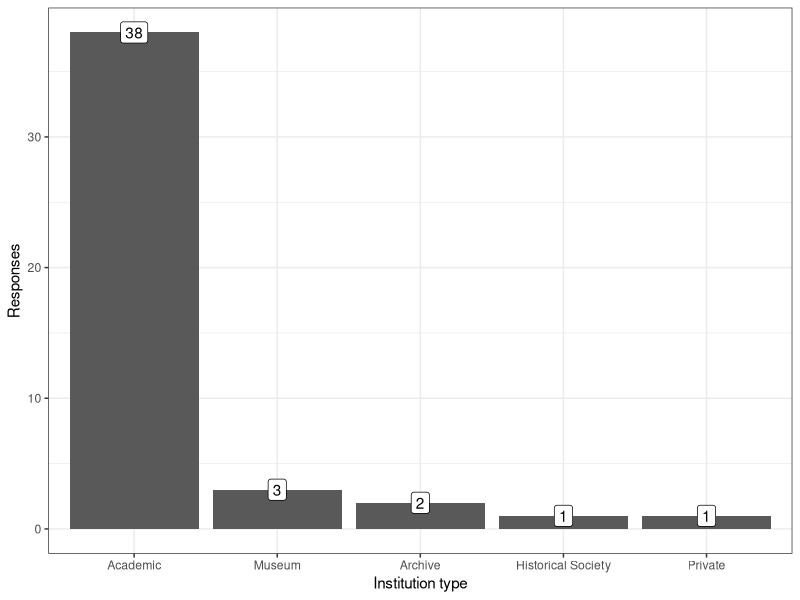
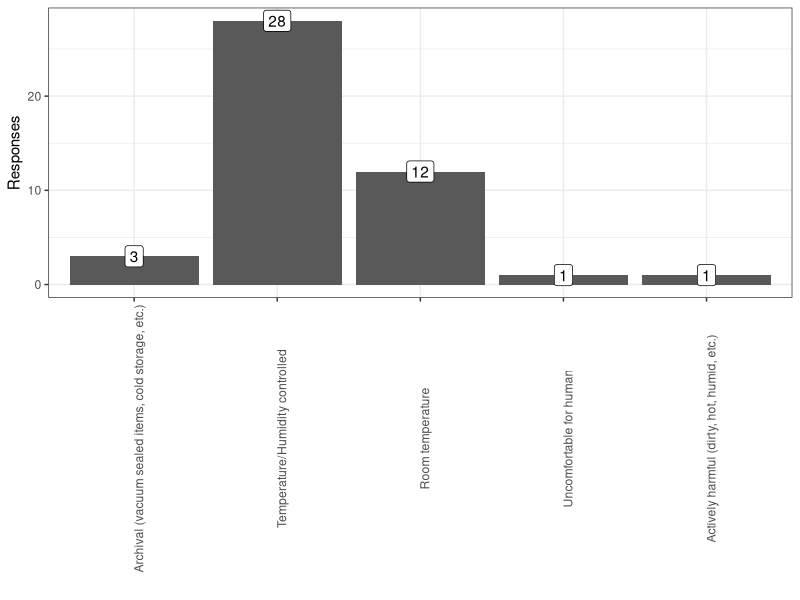
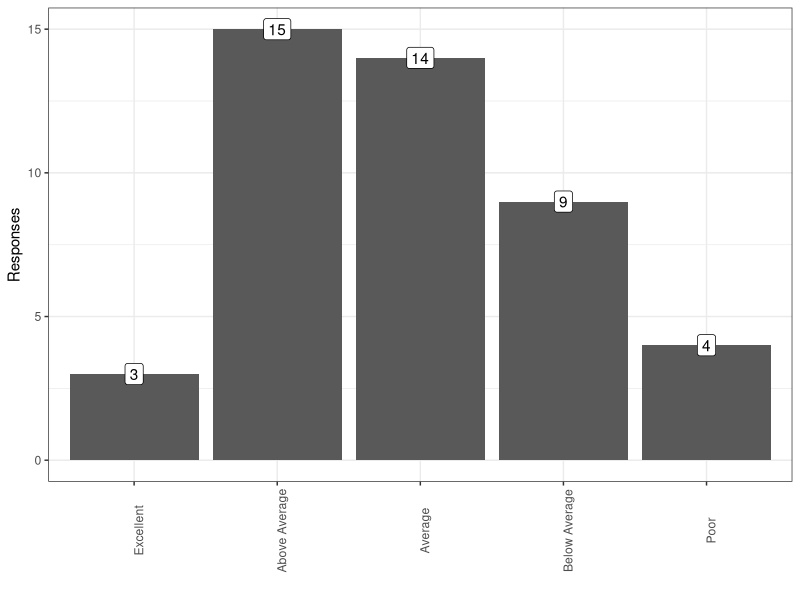
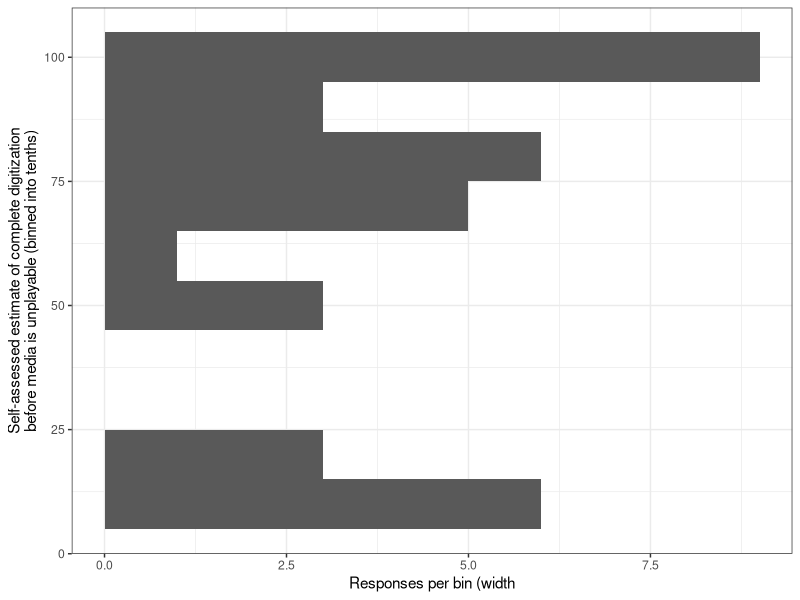
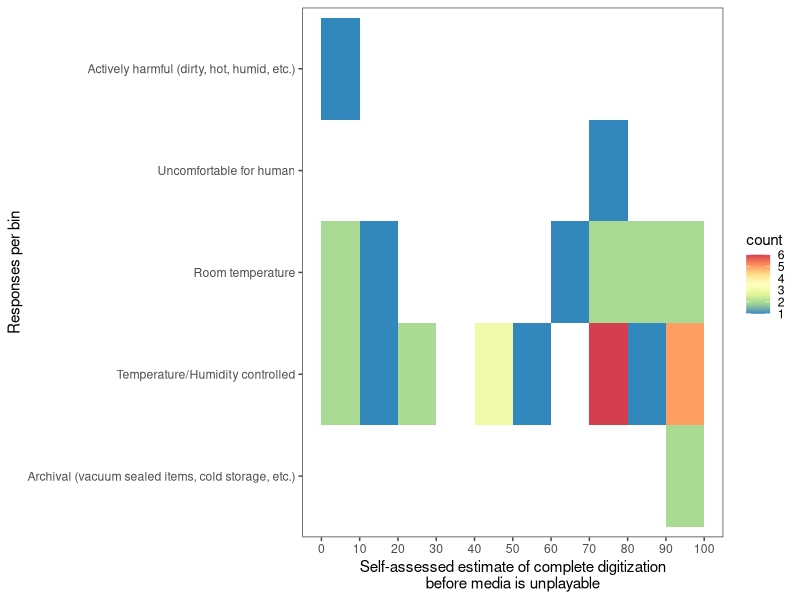
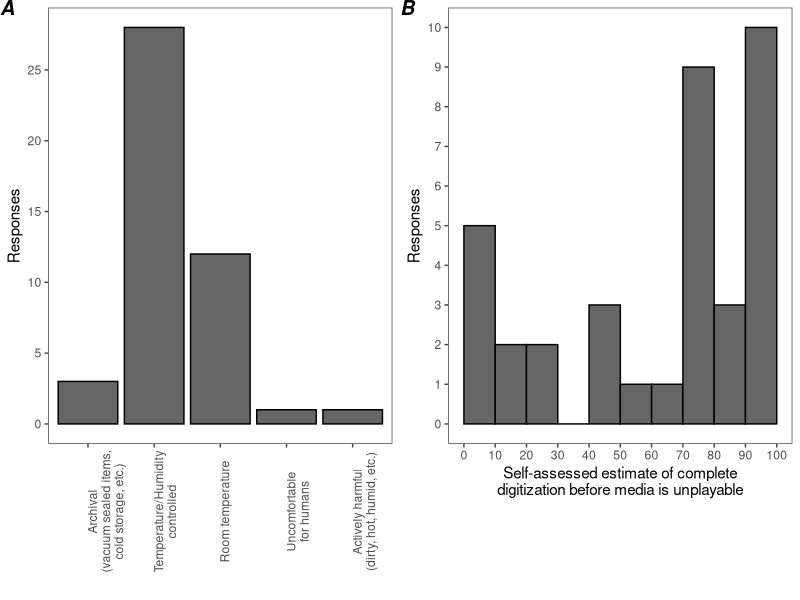
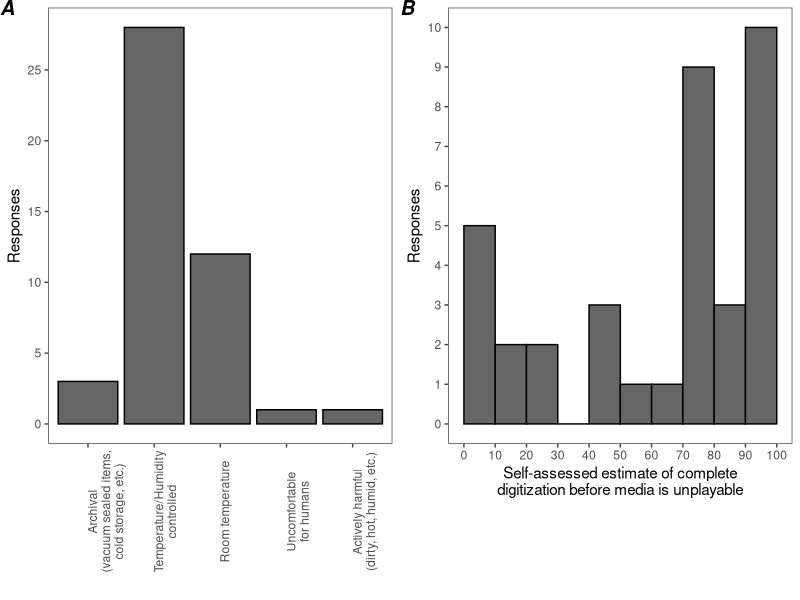
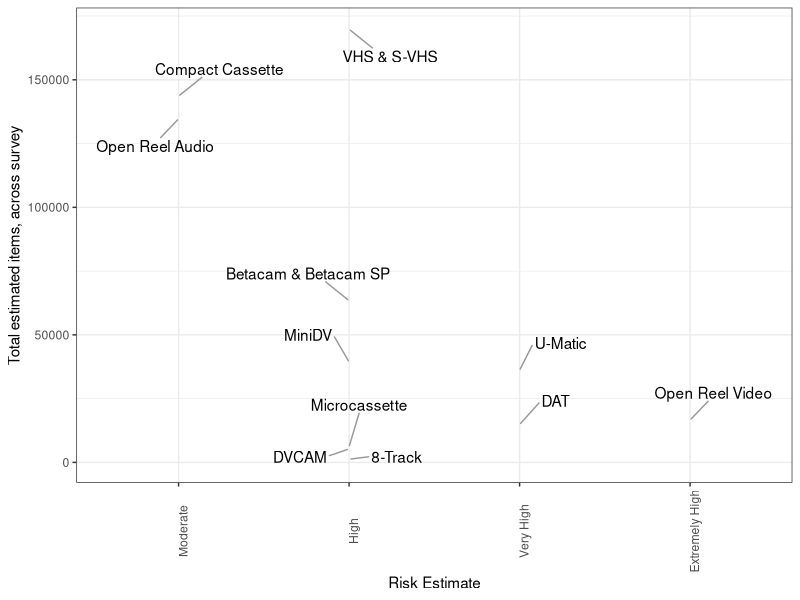

The R script that drew these images, in order: (Note: this script raises an error after producing the figures.)
## ---- chunk 1
# This is to just globally mute a lot of messages and errors
knitr::opts_chunk$set(echo=F,message=F,error=T,warning=F)
## ---- chunk 2
library(tidyverse)
library(ggrepel)
library(egg)
library(ComplexHeatmap)
library(circlize)
## ---- chunk 3
raw_datar <- read_csv("survey_data_2019.csv" ,
    col_names=c(
        "Key","State","InstitutionType","TotalItems",
        "StorageConditions",
        "Unstructured_StorageHistory",
        "Unstructured_CompletionEstimate",
        "PercentDigitizedBeforeUnplayable",
        "PracticeSelfAssesment",
        "Percentage_Open Reel Video","Percentage_U-Matic","Percentage_Betamax",
        "Percentage_VHS & S-VHS","Percentage_Betacam & Betacam SP",
        "Percentage_Video 8 & Hi8","Percentage_D2","Percentage_D3",
        "Percentage_DVCAM","Percentage_MiniDV","Percentage_DVCPro",
        "Percentage_Digital 8","Percentage_Open Reel Audio",
        "Percentage_Compact Cassette","Percentage_Microcassette",
        "Percentage_DAT","Percentage_DTRS","Percentage_F-1","Percentage_DCC",
        "Percentage_8-Track","Percentage_Other"),
    skip=1
    ) %>%
    mutate(PercentDigitizedBeforeUnplayable=sub("%","",
            PercentDigitizedBeforeUnplayable)
        )
all_responses <- raw_datar

risk_factors <- read_tsv("risk_assesment.tsv") %>%
    mutate(Risk=factor(Risk,
            levels=c("Low","Moderate","High","Very High","Extremely High")
        )   ) 

tdatar <- all_responses %>%
    gather(Format,Percentage,starts_with("Percentage_")) %>%
    mutate(Percentage=as.numeric(sub("%","",Percentage))) %>%
    mutate(EstItemCount=TotalItems*Percentage/100) %>%
    mutate(FormatName=sub("Percentage_","",Format)) %>% 
    left_join(risk_factors%>%rename(FormatName=Format),by="FormatName")
## ---- chunk 4
all_responses %>%
    {
    ggplot(.)+theme_bw()+
    aes(x=InstitutionType)+
    geom_bar()+
    scale_x_discrete(limits=names(sort(table(.$InstitutionType),decreasing=T)))+
    geom_label(aes(label=..count..,y=..count..),stat="count")+
    xlab("Institution type")+
    ylab("Responses")
    }
## ---- chunk 5
all_responses %>%
    filter(!is.na(StorageConditions)) %>%
    {
    ggplot(.)+theme_bw()+
    aes(x=StorageConditions)+
    geom_bar()+
    scale_x_discrete(limits=c(
            "Archival (vacuum sealed items, cold storage, etc.)",
            "Temperature/Humidity controlled",
            "Room temperature",
            "Uncomfortable for human",
            "Actively harmful (dirty, hot, humid, etc.)"
            )
        )+
    geom_label(aes(label=..count..,y=..count..),stat="count")+
    theme(axis.text.x=element_text(angle=90))+
    xlab("")+
    ylab("Responses")
    }
## ---- chunk 6
all_responses %>%
    filter(!is.na(PracticeSelfAssesment)) %>%
    {
    ggplot(.)+theme_bw()+
    aes(x=PracticeSelfAssesment)+
    geom_bar()+
    scale_x_discrete(limits=c(
            "Excellent",
            "Above Average",
            "Average",
            "Below Average",
            "Poor"
            )
        )+
    geom_label(aes(label=..count..,y=..count..),stat="count")+
    theme(axis.text.x=element_text(angle=90))+
    xlab("")+
    ylab("Responses")
    }
## ---- chunk 7
all_responses %>%
    filter(!is.na(PercentDigitizedBeforeUnplayable)) %>%
    {
    ggplot(.)+theme_bw()+
    aes(x=as.numeric(PercentDigitizedBeforeUnplayable))+
    stat_bin(binwidth=10,geom="bar")+
    xlab("Self-assessed estimate of complete digitization\nbefore media is unplayable (binned into tenths)")+
    ylab("Responses per bin (width")+
    coord_flip()
    }
## ---- chunk 8
g_storage_vs_complete <- all_responses %>%
    filter(!is.na(StorageConditions)) %>%
    filter(!is.na(PercentDigitizedBeforeUnplayable)) %>%
    {
    ggplot(.)+
    theme_article()+scale_fill_distiller(palette="Spectral")+
    aes(x=as.numeric(PercentDigitizedBeforeUnplayable),y=StorageConditions)+
    scale_y_discrete(limits=c(
            "Archival (vacuum sealed items, cold storage, etc.)",
            "Temperature/Humidity controlled",
            "Room temperature",
            "Uncomfortable for human",
            "Actively harmful (dirty, hot, humid, etc.)"
            )
        )+
    stat_bin2d(binwidth=c(10,1))+
    xlab("Self-assessed estimate of complete digitization\nbefore media is unplayable")+
    ylab("Responses per bin")+
    scale_x_continuous(breaks=seq(0,100,10))
    }
g_storage_vs_complete
## ---- chunk 9

g_storage <- all_responses %>%
    filter(!is.na(StorageConditions)) %>%
    {
    ggplot(.)+theme_article()+
    aes(x=StorageConditions)+
    scale_x_discrete(limits=c(
            "Archival (vacuum sealed items, cold storage, etc.)",
            "Temperature/Humidity controlled",
            "Room temperature",
            "Uncomfortable for human",
            "Actively harmful (dirty, hot, humid, etc.)"
            ),
            labels=c(
            "Archival\n(vacuum sealed items,\ncold storage, etc.)",
            "Temperature/Humidity\ncontrolled",
            "Room temperature",
            "Uncomfortable\nfor humans",
            "Actively harmful\n(dirty, hot, humid, etc.)"
            )
        )+
    geom_bar(fill="grey40",color="black")+
    #geom_label(aes(label=..count..,y=..count..),stat="count")+
    scale_y_continuous(breaks=seq(0,40,5))+
    theme(axis.text.x=element_text(angle=90))+
    xlab("")+
    ylab("Responses")
    }
g_complete <- all_responses %>%
    filter(!is.na(PercentDigitizedBeforeUnplayable)) %>%
    {
    ggplot(.)+theme_article()+
    aes(x=as.numeric(PercentDigitizedBeforeUnplayable))+
    stat_bin(binwidth=10,center=5,geom="bar",fill="grey40",color="black")+
    xlab("Self-assessed estimate of complete\ndigitization before media is unplayable")+
    ylab("Responses")+
    scale_x_continuous(breaks=seq(0,100,10))+
    scale_y_continuous(breaks=seq(0,10,1))
    }
g_both <- ggarrange(g_storage,g_complete,nrow=1,labels=c("A","B"))
g_both

ggsave("storageConditions_and_completionEstimate.svg",g_both,width=6,height=4)
ggsave("storageConditions_and_completionEstimate.png",g_both,width=6,height=4)
## ---- chunk 10
g <- tdatar %>% 
    group_by(FormatName,Risk) %>%
    summarize(EstTotal=sum(EstItemCount,na.rm=T)) %>%
    filter(!is.na(Risk)) %>%
    filter(EstTotal>0) %>%
    ggplot()+
    theme_bw()+
    aes(x=Risk,y=EstTotal,label=FormatName)+
    geom_text_repel(box.padding=1,segment.color="grey60")+
    theme(axis.text.x=element_text(angle=90))+
    ylab("Total estimated items, across survey")+
    xlab("Risk Estimate")
g

g+geom_dotplot(binaxis="y",stackdir="center",binwidth=3e3)

g+geom_dotplot(binaxis="y",stackdir="center",binwidth=0.05)+
    scale_y_log10(labels=function(x){formatC(x,big.mark=",",format="d")},
        breaks=c(500+0.5,1e3,2e3,5e3+0.5,1e4,2e4,5e4+1,1e5,2e5))

ggsave("risk_and_totals_log.png",g+
    geom_dotplot(binaxis="y",stackdir="center",binwidth=0.05)+
    scale_y_log10(labels=function(x){formatC(x,big.mark=",",format="d")},
        breaks=c(500+0.5,1e3,2e3,5e3+0.5,1e4,2e4,5e4+1,1e5,2e5)),
    width=6,height=6)
ggsave("risk_and_totals_log.svg",g+
    geom_dotplot(binaxis="y",stackdir="center",binwidth=0.05)+
    scale_y_log10(labels=function(x){formatC(x,big.mark=",",format="d")},
        breaks=c(500+0.5,1e3,2e3,5e3+0.5,1e4,2e4,5e4+1,1e5,2e5)),
    width=6,height=6)

ggsave("risk_and_totals.png", g+
    scale_y_continuous(labels=function(x){formatC(x,big.mark=",",format="d")},
        breaks=seq(0,2e5,2e4),limits=c(-2e4,NA))+
        geom_dotplot(binaxis="y",stackdir="center",binwidth=3e3),
    width=6,height=6)
ggsave("risk_and_totals.svg", g+
    scale_y_continuous(labels=function(x){formatC(x,big.mark=",",format="d")},
        breaks=seq(0,2e5,2e4),limits=c(-2e4,NA))+
        geom_dotplot(binaxis="y",stackdir="center",binwidth=3e3) ,
    width=6,height=6)

## ---- chunk 11

g <- tdatar %>% 
    {
    ggplot(.)+
    theme_bw()+
    aes(x=FormatName,y=EstItemCount)+
    geom_boxplot(outlier.alpha=0,color="grey50")+
    geom_dotplot(binaxis="y",stackdir="center",dotsize=1.0,alpha=1.0,binwidth=0.05)+
    scale_y_log10(labels=function(x){formatC(x,big.mark=",",format="d")})+
    scale_x_discrete(
        limits=group_by(.,FormatName)%>%
            summarize(z=sum(EstItemCount,na.rm=T))%>%
            arrange(-z)%>%pull(FormatName)
        )+
    theme(axis.text.x=element_text(angle=90))+
    ylab("Each respondent's estimated items per format")+
    xlab("")
    }
g
ggsave("items_per_respondent.png",g,width=6,height=5)
ggsave("items_per_respondent.svg",g,width=6,height=5)

## ---- chunk 12
library(gplots)

heatmap_datar_counts <- tdatar %>% 
    filter(EstItemCount>0) %>%
    select(Key,State,InstitutionType,TotalItems,
        PercentDigitizedBeforeUnplayable,FormatName,EstItemCount) %>%
    spread(FormatName,EstItemCount,fill=0) %>%
    arrange(-as.numeric(PercentDigitizedBeforeUnplayable))
heatmap_datar_counts%>%pull(PercentDigitizedBeforeUnplayable)

counts_matrix <- as.matrix(log10(heatmap_datar_counts[,-c(1,2,3,4,5)]+1))

#risk_palette <- 
#    rev(colorRampPalette(brewer.pal(n=9,name="Spectral"))(
#        length(levels(risk_factors$Risk))
#    ))[
#        tibble(Format=colnames(heatmap_datar_counts)[
#                6:ncol(heatmap_datar_counts)]
#            )%>%    
#            left_join(risk_factors,by="Format")%>%pull(Risk)
#        ] 

# Thanks colorbrewer2 website!
colorz <- setNames(c('#ffffb2','#fecc5c','#fd8d3c','#f03b20','#bd0026'),
        levels(risk_factors$Risk))
risk_palette <- colorz[
        tibble(Format=colnames(heatmap_datar_counts)[
                6:ncol(heatmap_datar_counts)]
            )%>%    
            left_join(risk_factors,by="Format")%>%pull(Risk)
        ] 
k <- data.frame(fill=colorz[levels(risk_factors$Risk)],y=levels(risk_factors$Risk)) %>%
    ggplot()+theme_classic()+
    aes(fill=y,x=1,y=y)+
    scale_fill_manual("Risk",values=colorz)+
    scale_y_discrete(limits=levels(risk_factors$Risk))+
    guides(fill=F)+
    geom_tile()+
    theme(axis.text.x=element_blank(),axis.ticks=element_blank(),
        axis.line=element_blank())+
    ylab("")+xlab("")
k
ggsave("heatmap_key.png",k,width=3,height=2)

tickfunc <- function() {
            breaks <- 10^seq(1,5,0.1)
            which_ones <- c(11,21,31,41)
            return(list(
                at=parent.frame()$scale01(log10(breaks[which_ones])),
                labels=formatC(breaks[which_ones],big.mark=",",format="d")
                ))
           }


svg("magnetic_heatmap_ordered_by_chance_completion_at_top.svg",width=6,height=6)
heatmap.2(counts_matrix,
    key.xlab="Estimated Items",
    col=colorRampPalette(brewer.pal(n=9,name="PuBuGn"))(100),
    ColSideColors=risk_palette,
    margins=c(08,5),
    labRow=ifelse(!is.na(heatmap_datar_counts$PercentDigitizedBeforeUnplayable),
        paste0(heatmap_datar_counts$PercentDigitizedBeforeUnplayable,"%"),"no data"),
    srtCol=45,
    density.info="none",
    trace="none",
    dendrogram="col",
    Rowv=F,
    reorderfun=function(d, w) rev(reorder(d, w, agglo.FUN = mean)),
    ylab="Respondent, ordered by estimated completion",
    key.xtickfun=tickfunc
    )
dev.off()

svg("magnetic_heatmap_clustered_rows.svg",width=6,height=6)
heatmap.2(counts_matrix,
    key.xlab="Estimated Items",
    col=colorRampPalette(brewer.pal(n=9,name="PuBuGn"))(100),
    ColSideColors=risk_palette,
    margins=c(08,5),
    labRow=ifelse(!is.na(heatmap_datar_counts$PercentDigitizedBeforeUnplayable),
        paste0(heatmap_datar_counts$PercentDigitizedBeforeUnplayable,"%"),"no data"),
    srtCol=45,
    density.info="none",
    trace="none",
    dendrogram="both",
    reorderfun=function(d, w) rev(reorder(d, w, agglo.FUN = mean)),
    ylab="Respondent",
    key.xtickfun=tickfunc
    )
dev.off()


library(RColorBrewer)


## ---- chunk 13
library(seriation)

seriation_of_matrix <- seriate(as.matrix(log10(heatmap_datar_counts[,-c(1,2,3,4)]+1)))
#, method = "BEA_TSP")

heatmap_datar_counts <- tdatar %>% 
    filter(EstItemCount>0) %>%
    select(Key,State,InstitutionType,TotalItems,FormatName,EstItemCount) %>%
    spread(FormatName,EstItemCount,fill=0)

counts_valz <- log10(unlist(heatmap_datar_counts[,-c(1,2,3,4)])+1)

col_ann <- risk_factors %>% rename(FormatName=Format) %>% as.data.frame()
rownames(col_ann) <- col_ann[[1]]
col_ann <- col_ann %>% select(-FormatName) %>% rename(`Format Risk`=Risk)

risk_annotation <- HeatmapAnnotation(
    `Format Risk`=col_ann$`Format Risk`,
    col=list(`Format Risk`=c(
            `Extremely High`="#7b3294",`Very High`="#c2a5cf",
            `High`="#a6dba0",`Moderate`="#008837"
    )   )   )
the_heatmap <- Heatmap(
    log10(heatmap_datar_counts[,-c(1,2,3,4)]+1),
    top_annotation=risk_annotation,
    col=colorRamp2(
        c(min(counts_valz),median(counts_valz),max(counts_valz)),
        c("#ffffff", "#fefefe", "#000000")
        ),
    heatmap_legend_param = list(
        title="Item counts", 
        at=log10(c(10+1,1000+1,1e4+1,5e4+1)),
        labels=c(10,1000,1e4,5e4),
        legend_height = unit(6, "cm"),
        heatmap_legend_side="bottom"
        ),
    row_order=get_order(seriation_of_matrix,1),
    column_order=get_order(seriation_of_matrix,2)
    )
ht_list <- the_heatmap 
g <- draw(ht_list, heatmap_legend_side = "right", annotation_legend_side = "right")
## ---- chunk 14
heatmap_datar_frac <- tdatar %>% 
    filter(EstItemCount>0) %>%
    select(Key,State,InstitutionType,TotalItems,FormatName,Percentage) %>%
    mutate(Fraction=Percentage/100)%>%
    select(-Percentage) %>%
    spread(FormatName,Fraction,fill=0)

#TotalItems,StorageConditions,PercentDigitizedBeforeUnplayable,PracticeSelfAssessment,

frac_valz <- unlist(heatmap_datar_frac[,-c(1,2,3,4)])

col_ann <- risk_factors %>% rename(FormatName=Format) %>% as.data.frame()
rownames(col_ann) <- col_ann[[1]]
col_ann <- col_ann %>% select(-FormatName) %>% rename(`Format Risk`=Risk)

risk_annotation <- HeatmapAnnotation(
    `Format Risk`=col_ann$`Format Risk`,
    col=list(
        `Format Risk`=c(
            `Extremely High`="#7b3294",`Very High`="#c2a5cf",
            `High`="#a6dba0",`Moderate`="#008837"
            )
    )   )
the_heatmap <- Heatmap(
    log10(heatmap_datar_frac[,-c(1,2,3,4)]+.001),
    top_annotation=risk_annotation,
    col=colorRamp2(
        log10(c(min(frac_valz),median(frac_valz),max(frac_valz))+.001),
        c("#ffffff", "#fefefe", "#000000")
        ),
    heatmap_legend_param = list(
        title="Fraction of\ncollection", 
        at=log10(c(0,0.05,0.1,0.30)+0.001),
        labels=c("1%","5%","10%","30%"),
        legend_height = unit(6, "cm"),
        heatmap_legend_side="bottom"
        )
    )
ht_list <- the_heatmap 
g <- draw(ht_list, heatmap_legend_side = "right", annotation_legend_side = "right")



## ---- chunk 15
pca_datar <- tdatar %>% select(Key,TotalItems,FormatName,EstItemCount) %>%
    spread(FormatName,EstItemCount,fill=0)

matrix_by_inst <- as.matrix(pca_datar[,-c(1,2)])
rownames(matrix_by_inst) <- pca_datar[,1][[1]]
cluster_inst <- hclust(dist(scale(matrix_by_inst))) 
matrix_by_media <- t(as.matrix(pca_datar[,-c(1,2)]))
cluster_media <- hclust(dist(scale(matrix_by_media)))
## ---- chunk 16
pca_media <- prcomp(t(matrix_by_media[apply(matrix_by_media,1,sum)>0,]),center=T,scale=T)

media_pca_plot <- pca_media$rotation %>% 
    {bind_cols(tibble(Format=rownames(.)),as.tibble(.))} %>%
    select(Format,PC1,PC2,PC3,PC4,PC5,PC6) %>% 
    ggplot()+theme_bw()+
    aes(label=Format)+
    geom_point()+
    geom_label_repel()
media_pca_plot + aes(x=PC1,y=PC2)
## ---- chunk 17
media_pca_plot + aes(x=PC3,y=PC4)
## ---- chunk 18
pca_inst <- prcomp(t(matrix_by_inst[apply(matrix_by_inst,1,sum)>0,] ),center=T,scale=T)
percent_varz <- signif(pca_inst$sdev / sum(pca_inst$sdev) * 100,3)

filtered_mbi <- matrix_by_inst[apply(matrix_by_inst,1,sum)>0,]

pdatar <- pca_inst$rotation %>% 
    {bind_cols(tibble(Key=rownames(.)),as.tibble(.))} %>%
    select(Key,PC1,PC2,PC3,PC4,PC5,PC6) %>% 
    left_join(all_responses%>%mutate(Key=as.character(Key)),by="Key") 

inst_pca_plot <- pdatar %>%
    ggplot()+theme_bw()+
    aes(label=Key)+
    geom_point()+
    geom_label_repel()
pc12 <- inst_pca_plot+aes(x=PC1,y=PC2)+
    xlab(paste0("PC1 ",percent_varz[1],"% variance"))+
    ylab(paste0("PC2 ",percent_varz[2],"% variance"))
pc34 <- inst_pca_plot + aes(x=PC3,y=PC4)+
    xlab(paste0("PC3 ",percent_varz[3],"% variance"))+
    ylab(paste0("PC4 ",percent_varz[4],"% variance"))
pc56 <- inst_pca_plot + aes(x=PC5,y=PC6)+
    xlab(paste0("PC5 ",percent_varz[5],"% variance"))+
    ylab(paste0("PC6 ",percent_varz[6],"% variance"))

pc12+aes(fill=InstitutionType)
pc34+aes(fill=InstitutionType)
pc56+aes(fill=InstitutionType)
## ---- chunk 19
z <- apply(pca_inst$rotation[,1:6],2,
    function(x){
       lapply(apply(filtered_mbi,2,cor.test,x,method="pearson"),
            function(y){
                data.frame(pval=y$p.value,est=y$estimate)
            })
    })
rez <- data.frame(PC=NA,Format=NA,pval=NA,est=NA)
for (i in names(z)) {
    for (j in names(z[i][[1]])) {
        rez <- rbind(rez,cbind(data.frame(PC=i,Format=j),z[i][[1]][j][[1]]))
    }
}
rez <- rez[-1,]
# god that's ugly, I forgot how to do a for loop for a bit there
ggplot(rez)+theme_bw()+
    aes(label=Format,x=-log10(pval),y=est)+
    facet_wrap(~PC)+
    geom_point()+
    geom_label_repel(data=subset(rez,pval<0.05))
## ---- chunk 20
pc14 <- inst_pca_plot+aes(x=PC1,y=PC4,fill=as.numeric(sub("%","",Percentage_Other)))+
    xlab(paste0("PC1 ",percent_varz[1],"% variance"))+
    ylab(paste0("PC4 ",percent_varz[4],"% variance"))+
    scale_fill_distiller("Other",palette="Spectral",na.value="lightblue")
pc14

pc23 <- inst_pca_plot + aes(x=PC2,y=PC3)+
    xlab(paste0("PC2 ",percent_varz[2],"% variance"))+
    ylab(paste0("PC3 ",percent_varz[3],"% variance"))

pc23+aes(fill=as.numeric(sub("%","",`Percentage_Other`)))+
    scale_fill_distiller("Other",palette="Spectral",na.value="lightblue")

pc23+aes(fill=0+
        as.numeric(sub("%","",`Percentage_U-Matic`))+
        as.numeric(sub("%","",`Percentage_Betacam & Betacam SP`))
        )+
    scale_fill_distiller("Umatic or Betacam",palette="Spectral",na.value="lightblue")

## ---- chunk 21
z <- apply(pca_inst$rotation[,1:6],2,
    function(x){
       lapply(apply(filtered_mbi,2,cor.test,x,method="spearman"),
            function(y){
                data.frame(pval=y$p.value,est=y$estimate)
            })
    })
rez <- data.frame(PC=NA,Format=NA,pval=NA,est=NA)
for (i in names(z)) {
    for (j in names(z[i][[1]])) {
        rez <- rbind(rez,cbind(data.frame(PC=i,Format=j),z[i][[1]][j][[1]]))
    }
}
rez <- rez[-1,]
# god that's ugly, I forgot how to do a for loop for a bit there
ggplot(rez)+theme_bw()+
    aes(label=Format,x=-log10(pval),y=est)+
    facet_wrap(~PC)+
    geom_point()+
    geom_label_repel(data=subset(rez,pval<0.05))
